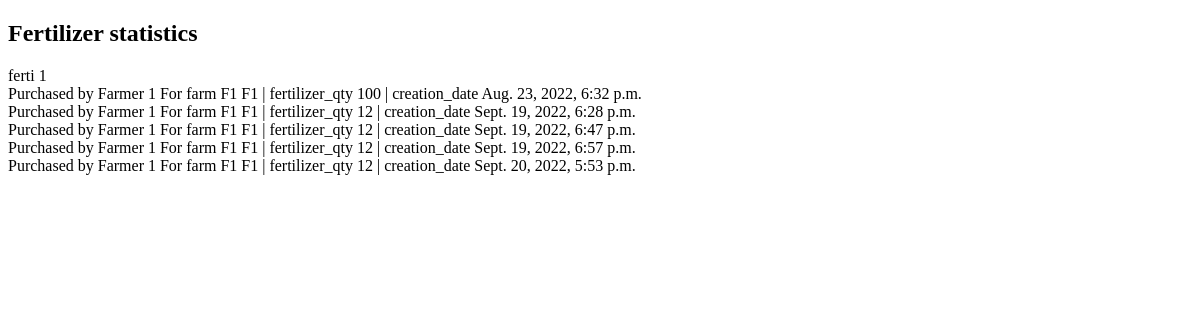
/fertilizer_name=ferti 1, run on an earlier commit of the app's database.
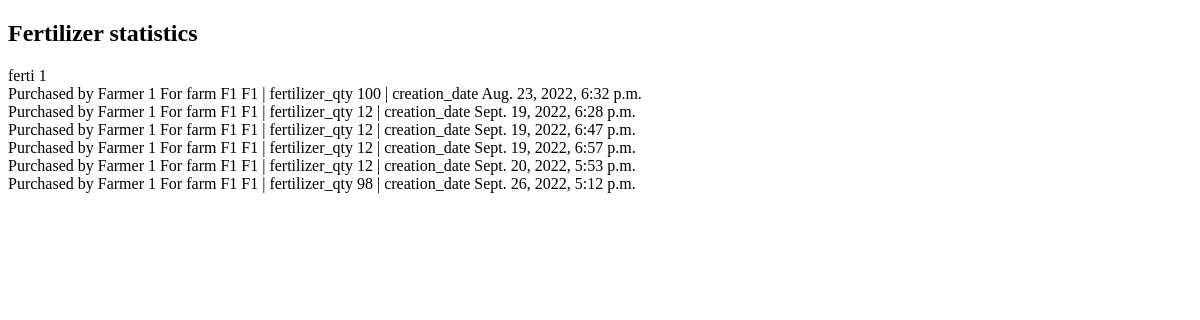
And on a later commit of the database.
### adminaccess/models.py (models this page shows)
class Fertilizer(models.Model):
    farmer_id = models.ForeignKey(Farmer, on_delete=models.CASCADE)
    farm_id = models.ForeignKey(Farm_info, on_delete=models.CASCADE)
    planting_id = models.ForeignKey(Planting, on_delete=models.CASCADE)
    fertilizer_name = models.CharField(max_length=50)
    fertilizer_qty = models.CharField(max_length=50,blank=True, null=True)
    fertilizer_qty_per_acre = models.CharField(max_length=50,blank=True, null=True)
    fertilizer_date = models.DateTimeField(blank=True, null=True)
    fertilizer_days_from_planting = models.IntegerField(default=0,blank=True, null=True)
    rating = models.IntegerField(blank=True, null=True)
    create_date = models.DateTimeField(auto_now_add=True,blank=True, null=True)
    modified_date = models.DateTimeField(auto_now=True,blank=True, null=True)

class Farmer(models.Model):
    name = models.CharField(max_length=50)
    phone_number = models.IntegerField()
    address = models.TextField()
    aadhar_number = models.IntegerField(blank=True, null=True)
    family_members = models.IntegerField(blank=True, null=True)
    family_occupation = models.CharField(max_length=50, blank=True, null=True)
    is_access = models.BooleanField(default=False)
    create_date = models.DateTimeField(auto_now_add=True)
    modified_date = models.DateTimeField(auto_now=True)

class Farm_info(models.Model):
    farmer_id = models.ForeignKey(Farmer, on_delete=models.CASCADE)
    farm_nick_name = models.CharField(max_length=50, blank=True, null=True)
    farm_space = models.IntegerField(default=0)
    geo_location = models.CharField(max_length=50, blank=True, null=True)
    farm_village = models.CharField(max_length=50, blank=True, null=True)
    khata_no = models.CharField(max_length=50, blank=True, null=True)
    who_caretaker = models.CharField(max_length=50, blank=True, null=True)
    caretaker = models.CharField(max_length=50, blank=True, null=True)
    caretaker_phone_number = models.IntegerField(blank=True, null=True)
    soil_type = models.CharField(max_length=50, blank=True, null=True)
    water_source = models.CharField(max_length=50, blank=True, null=True)
    water_type = models.CharField(max_length=50, blank=True, null=True)
    water_season = models.CharField(max_length=50, blank=True, null=True)
    create_date = models.DateTimeField(auto_now_add=True)
    modified_date = models.DateTimeField(auto_now=True)

### adminaccess/views.py (the view)
# urls.py: path('fertilizer_name=<str:fertilizer_name>', views.fertilizer_stats, name="fertilizer_stats"),
def fertilizer_stats(request,fertilizer_name):
    fertilizer = Fertilizer.objects.filter(fertilizer_name=fertilizer_name).order_by('create_date')
    try:
        fertilizer_name = fertilizer[0].fertilizer_name
    except:
        fertilizer_name = 'No information about this fertilizer'
    data = {
        'fertilizer_name' : fertilizer_name,
        'fertilizer': fertilizer
    }
    return render(request,'stats/fertilizer_stats.html',data)

### templates/stats/fertilizer_stats.html (shortened to what this page needs)
<!DOCTYPE html>
<html lang="en">
<head>
</head>
<body>
<h2>Fertilizer statistics</h2>
{{fertilizer_name}}
<br>
{%for fer in fertilizer%}
  <span>Purchased by {{fer.farmer_id.name}} For farm {{fer.farm_id.farm_nick_name}} | fertilizer_qty {{fer.fertilizer_qty}} | creation_date  {{fer.create_date}}</span><br>
{% endfor %}
</body>
</html>

What changed in the data, as far as the page shows it:
now on this page (row edited): Fertilizer: farmer_id.name "Farmer 1", farm_id.farm_nick_name "F1 F1", fertilizer_qty "98", create_date "Sept. 26, 2022, 5:12 p.m."
